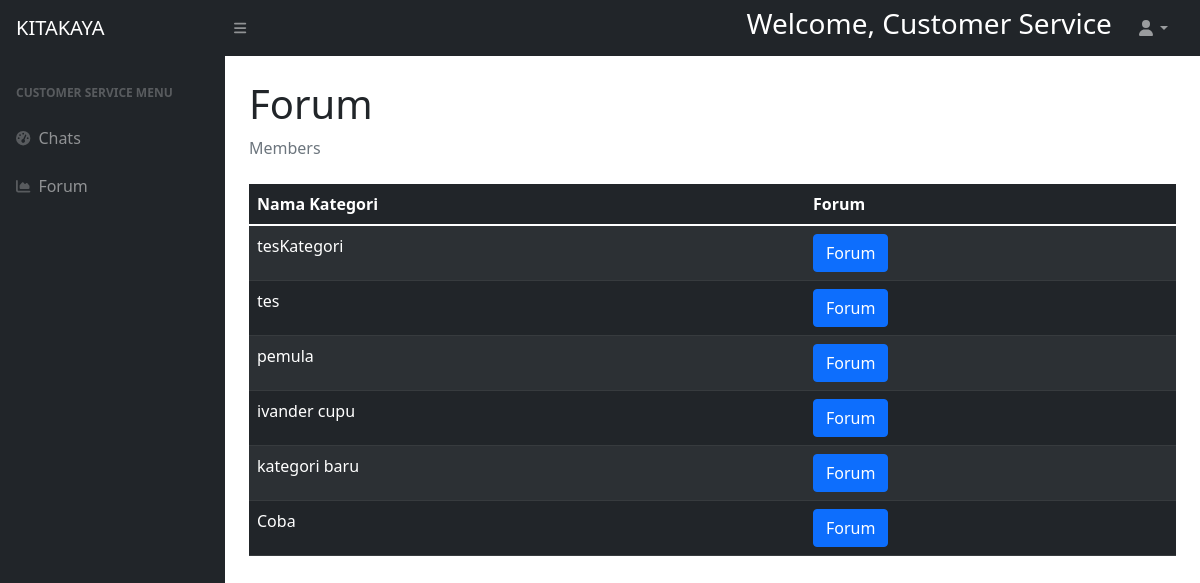
Screenshot of /public/halamancsforum.php with the database file from the repository.
### tables this page shows
CREATE TABLE `kategori_vid` (
  `id` int(11) NOT NULL,
  `nama_kategori` text NOT NULL
);

### config/database.php (called while the page is built, shortened)
<?php
    class Database{
        private static $instance;
        public $pdo;
        private function __construct()
        {
            $dsn = "mysql:host=".DB_HOST.";dbname=".DB_NAME.";charset=UTF8";
            $options = [
                PDO::ATTR_ERRMODE => PDO::ERRMODE_EXCEPTION,
                PDO::ATTR_DEFAULT_FETCH_MODE => PDO::FETCH_OBJ,
                PDO::ATTR_EMULATE_PREPARES => false
            ];
            try {
                $this->pdo = new PDO($dsn,DB_USER,DB_PASSWORD,$options);
            }
            catch(PDOException $e){
                echo  $e->getMessage();
            }
        }
        static function instance(){
            if(!isset(self::$instance)){
                self::$instance = new Database();
            }
            return self::$instance;
        }
        function query($sql,$args = NULL){
            if (!$args){
                return $this->pdo->query($sql);
            }
            $stmt = $this->pdo->prepare($sql);
            $stmt->execute($args);
            return $stmt;
        }
    }
?>

### models/Video.php (called while the page is built, shortened)
<?php
    class Video{
        public static function getAll()
        {
            $db=Database::instance();
            $temp=$db->query("SELECT * FROM kategori_vid");
            return $temp->fetchAll();
        }
    }
?>

### public/halamancsforum.php (the view, shortened to what this page needs)
<!DOCTYPE html>
<html lang="en">
<head>
    <link href="../assets/css/punyaadmin.css" rel="stylesheet" />
</head>
<body class="sb-nav-fixed">
    <nav class="sb-topnav navbar navbar-expand navbar-dark bg-dark">
        <a class="navbar-brand ps-3" href="halamancs.php">KITAKAYA</a>
        <button class="btn btn-link btn-sm order-1 order-lg-0 me-4 me-lg-0" id="sidebarToggle" href="#!"><i class="fas fa-bars"></i></button>
        <form class="d-none d-md-inline-block form-inline ms-auto me-0 me-md-3 my-2 my-md-0">
            <div class="input-group">
                <h3 style="color: white;">Welcome, Customer Service</h3>
            </div>
        </form>
        <ul class="navbar-nav ms-auto ms-md-0 me-3 me-lg-4">
            <li class="nav-item dropdown">
                <a class="nav-link dropdown-toggle" id="navbarDropdown" href="#" role="button" data-bs-toggle="dropdown" aria-expanded="false"><i class="fas fa-user fa-fw"></i></a>
            </li>
        </ul>
    </nav>
    <div id="layoutSidenav">
        <div id="layoutSidenav_nav">
            <nav class="sb-sidenav accordion sb-sidenav-dark" id="sidenavAccordion">
                <div class="sb-sidenav-menu">
                    <div class="nav">
                        <div class="sb-sidenav-menu-heading">Customer Service Menu</div>
                        <a class="nav-link" href="../public/halamancs.php">
                            <div class="sb-nav-link-icon"><i class="fas fa-tachometer-alt"></i></div>
                            Chats
                        </a>
                        <a class="nav-link" href="../public/halamancsforum.php">
                            <div class="sb-nav-link-icon"><i class="fas fa-chart-area"></i></div>
                            Forum
                        </a>
                    </div>
                </div>
            </nav>
        </div>
        <div id="layoutSidenav_content">
            <main>
                <div class="container-fluid px-4">
                    <h1 class="mt-4">Forum</h1>
                    <ol class="breadcrumb mb-4">
                        <li class="breadcrumb-item active">Members</li>
                    </ol>
                    <form action="../controllers/forum.php" method="POST">
                    <table class="table table-dark table-striped">
                            <thead>
                            <th>Nama Kategori</th>
                            <th>Forum</th>
                            </thead>
                            <tbody>
                            <?php
                                $categories = video::getAll();
                            ?>
                                <?php
                                    foreach($categories as $category){
                                        ?>
                                        <tr>
                                            <td><?=  $category->nama_kategori?></td>
                                            <td><button class="btn btn-primary" name="forum[<?=$category->id?>]">Forum</button></a></td>
                                        </tr>
                                        <?php
                                    }
                                ?>
                            </tbody>
                        </table>
                </div>
            </main>
        </div>
    </div>
</body>
</html>

### rows the page displays
kategori_vid: nama_kategori "tesKategori"
kategori_vid: nama_kategori "tes"
kategori_vid: nama_kategori "pemula"
kategori_vid: nama_kategori "ivander cupu"
kategori_vid: nama_kategori "kategori baru"
kategori_vid: nama_kategori "Coba"
